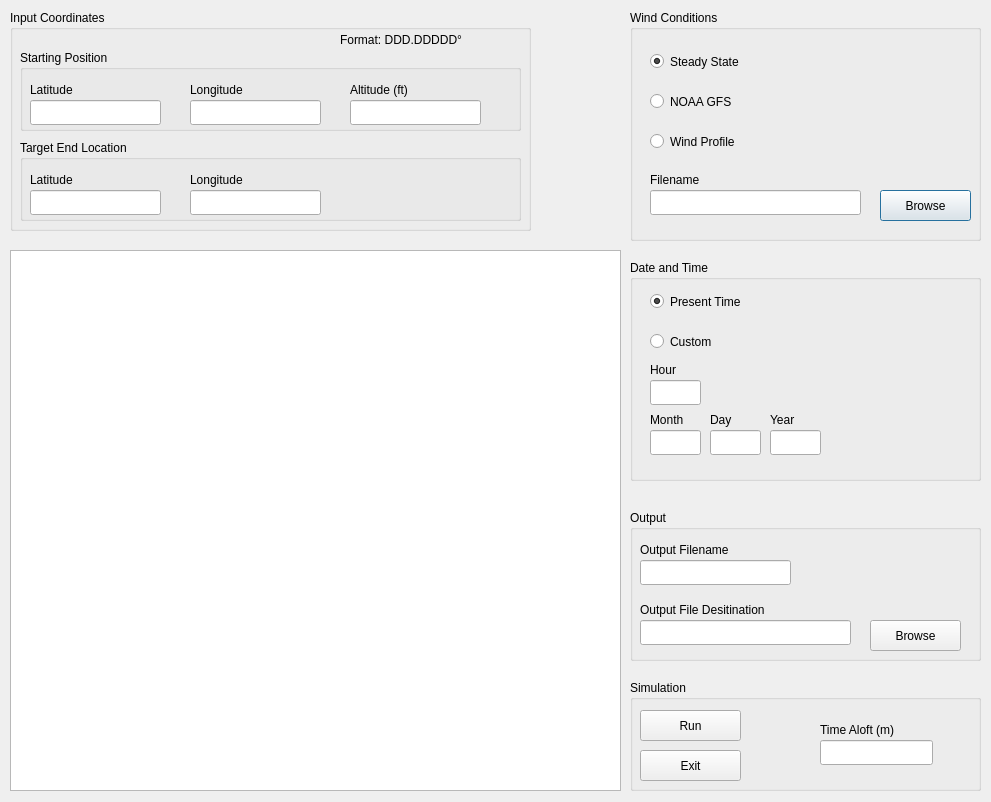
<?xml version="1.0" encoding="UTF-8"?>
<ui version="4.0">
 <class>Dialog</class>
 <widget class="QDialog" name="Dialog">
  <property name="geometry">
   <rect>
    <x>0</x>
    <y>0</y>
    <width>991</width>
    <height>802</height>
   </rect>
  </property>
  <property name="windowTitle">
   <string>Glider Simulation</string>
  </property>
  <widget class="QGraphicsView" name="graphicsView">
   <property name="geometry">
    <rect>
     <x>10</x>
     <y>250</y>
     <width>611</width>
     <height>541</height>
    </rect>
   </property>
  </widget>
  <widget class="QGroupBox" name="groupBox">
   <property name="geometry">
    <rect>
     <x>10</x>
     <y>10</y>
     <width>521</width>
     <height>221</height>
    </rect>
   </property>
   <property name="title">
    <string>Input Coordinates</string>
   </property>
   <widget class="QGroupBox" name="groupBox_2">
    <property name="geometry">
     <rect>
      <x>10</x>
      <y>40</y>
      <width>501</width>
      <height>81</height>
     </rect>
    </property>
    <property name="title">
     <string>Starting Position</string>
    </property>
    <widget class="QLabel" name="label">
     <property name="geometry">
      <rect>
       <x>10</x>
       <y>30</y>
       <width>101</width>
       <height>19</height>
      </rect>
     </property>
     <property name="text">
      <string>Latitude</string>
     </property>
    </widget>
    <widget class="QLineEdit" name="lineEdit_startlat">
     <property name="geometry">
      <rect>
       <x>10</x>
       <y>50</y>
       <width>131</width>
       <height>25</height>
      </rect>
     </property>
    </widget>
    <widget class="QLabel" name="label_2">
     <property name="geometry">
      <rect>
       <x>170</x>
       <y>30</y>
       <width>111</width>
       <height>19</height>
      </rect>
     </property>
     <property name="text">
      <string>Longitude</string>
     </property>
    </widget>
    <widget class="QLineEdit" name="lineEdit_startlon">
     <property name="geometry">
      <rect>
       <x>170</x>
       <y>50</y>
       <width>131</width>
       <height>25</height>
      </rect>
     </property>
     <property name="text">
      <string/>
     </property>
    </widget>
    <widget class="QLabel" name="label_3">
     <property name="geometry">
      <rect>
       <x>330</x>
       <y>30</y>
       <width>111</width>
       <height>19</height>
      </rect>
     </property>
     <property name="text">
      <string>Altitude (ft)</string>
     </property>
    </widget>
    <widget class="QLineEdit" name="lineEdit_startalt">
     <property name="geometry">
      <rect>
       <x>330</x>
       <y>50</y>
       <width>131</width>
       <height>25</height>
      </rect>
     </property>
     <property name="text">
      <string/>
     </property>
    </widget>
   </widget>
   <widget class="QGroupBox" name="groupBox_3">
    <property name="geometry">
     <rect>
      <x>10</x>
      <y>130</y>
      <width>501</width>
      <height>81</height>
     </rect>
    </property>
    <property name="title">
     <string>Target End Location</string>
    </property>
    <widget class="QLabel" name="label_4">
     <property name="geometry">
      <rect>
       <x>10</x>
       <y>30</y>
       <width>101</width>
       <height>19</height>
      </rect>
     </property>
     <property name="text">
      <string>Latitude</string>
     </property>
    </widget>
    <widget class="QLineEdit" name="lineEdit_endlat">
     <property name="geometry">
      <rect>
       <x>10</x>
       <y>50</y>
       <width>131</width>
       <height>25</height>
      </rect>
     </property>
    </widget>
    <widget class="QLabel" name="label_5">
     <property name="geometry">
      <rect>
       <x>170</x>
       <y>30</y>
       <width>111</width>
       <height>19</height>
      </rect>
     </property>
     <property name="text">
      <string>Longitude</string>
     </property>
    </widget>
    <widget class="QLineEdit" name="lineEdit_endlon">
     <property name="geometry">
      <rect>
       <x>170</x>
       <y>50</y>
       <width>131</width>
       <height>25</height>
      </rect>
     </property>
     <property name="text">
      <string/>
     </property>
    </widget>
   </widget>
   <widget class="QLabel" name="label_7">
    <property name="geometry">
     <rect>
      <x>330</x>
      <y>20</y>
      <width>171</width>
      <height>19</height>
     </rect>
    </property>
    <property name="text">
     <string>Format: DDD.DDDDD°</string>
    </property>
   </widget>
  </widget>
  <widget class="QGroupBox" name="groupBox_4">
   <property name="geometry">
    <rect>
     <x>630</x>
     <y>10</y>
     <width>351</width>
     <height>231</height>
    </rect>
   </property>
   <property name="title">
    <string>Wind Conditions</string>
   </property>
   <widget class="QRadioButton" name="radioButton_steadystate">
    <property name="geometry">
     <rect>
      <x>20</x>
      <y>40</y>
      <width>131</width>
      <height>23</height>
     </rect>
    </property>
    <property name="text">
     <string>Steady State</string>
    </property>
    <property name="checked">
     <bool>true</bool>
    </property>
   </widget>
   <widget class="QRadioButton" name="radioButton_windprofile">
    <property name="geometry">
     <rect>
      <x>20</x>
      <y>120</y>
      <width>119</width>
      <height>23</height>
     </rect>
    </property>
    <property name="text">
     <string>Wind Profile</string>
    </property>
   </widget>
   <widget class="QRadioButton" name="radioButton_noaaGFS">
    <property name="geometry">
     <rect>
      <x>20</x>
      <y>80</y>
      <width>119</width>
      <height>23</height>
     </rect>
    </property>
    <property name="text">
     <string>NOAA GFS</string>
    </property>
    <property name="checked">
     <bool>false</bool>
    </property>
   </widget>
   <widget class="QLineEdit" name="lineEdit_windfilename">
    <property name="geometry">
     <rect>
      <x>20</x>
      <y>180</y>
      <width>211</width>
      <height>25</height>
     </rect>
    </property>
   </widget>
   <widget class="QLabel" name="label_6">
    <property name="geometry">
     <rect>
      <x>20</x>
      <y>160</y>
      <width>68</width>
      <height>19</height>
     </rect>
    </property>
    <property name="text">
     <string>Filename</string>
    </property>
   </widget>
   <widget class="QPushButton" name="pushButton_windfilebrowse">
    <property name="geometry">
     <rect>
      <x>250</x>
      <y>180</y>
      <width>91</width>
      <height>31</height>
     </rect>
    </property>
    <property name="text">
     <string>Browse</string>
    </property>
   </widget>
  </widget>
  <widget class="QGroupBox" name="groupBox_5">
   <property name="geometry">
    <rect>
     <x>630</x>
     <y>260</y>
     <width>351</width>
     <height>221</height>
    </rect>
   </property>
   <property name="title">
    <string>Date and Time</string>
   </property>
   <widget class="QRadioButton" name="radioButton_presenttime">
    <property name="geometry">
     <rect>
      <x>20</x>
      <y>30</y>
      <width>131</width>
      <height>23</height>
     </rect>
    </property>
    <property name="text">
     <string>Present Time</string>
    </property>
    <property name="checked">
     <bool>true</bool>
    </property>
   </widget>
   <widget class="QRadioButton" name="radioButton_customtime">
    <property name="geometry">
     <rect>
      <x>20</x>
      <y>70</y>
      <width>119</width>
      <height>23</height>
     </rect>
    </property>
    <property name="text">
     <string>Custom </string>
    </property>
   </widget>
   <widget class="QLineEdit" name="lineEdit_month">
    <property name="geometry">
     <rect>
      <x>20</x>
      <y>170</y>
      <width>51</width>
      <height>25</height>
     </rect>
    </property>
   </widget>
   <widget class="QLabel" name="label_11">
    <property name="geometry">
     <rect>
      <x>20</x>
      <y>150</y>
      <width>51</width>
      <height>19</height>
     </rect>
    </property>
    <property name="text">
     <string>Month</string>
    </property>
   </widget>
   <widget class="QLabel" name="label_12">
    <property name="geometry">
     <rect>
      <x>80</x>
      <y>150</y>
      <width>51</width>
      <height>19</height>
     </rect>
    </property>
    <property name="text">
     <string>Day</string>
    </property>
   </widget>
   <widget class="QLineEdit" name="lineEdit_day">
    <property name="geometry">
     <rect>
      <x>80</x>
      <y>170</y>
      <width>51</width>
      <height>25</height>
     </rect>
    </property>
   </widget>
   <widget class="QLabel" name="label_13">
    <property name="geometry">
     <rect>
      <x>140</x>
      <y>150</y>
      <width>51</width>
      <height>19</height>
     </rect>
    </property>
    <property name="text">
     <string>Year</string>
    </property>
   </widget>
   <widget class="QLineEdit" name="lineEdit_year">
    <property name="geometry">
     <rect>
      <x>140</x>
      <y>170</y>
      <width>51</width>
      <height>25</height>
     </rect>
    </property>
   </widget>
   <widget class="QLineEdit" name="lineEdit_hour">
    <property name="geometry">
     <rect>
      <x>20</x>
      <y>120</y>
      <width>51</width>
      <height>25</height>
     </rect>
    </property>
    <property name="text">
     <string/>
    </property>
   </widget>
   <widget class="QLabel" name="label_14">
    <property name="geometry">
     <rect>
      <x>20</x>
      <y>100</y>
      <width>51</width>
      <height>19</height>
     </rect>
    </property>
    <property name="text">
     <string>Hour</string>
    </property>
   </widget>
  </widget>
  <widget class="QGroupBox" name="groupBox_6">
   <property name="geometry">
    <rect>
     <x>630</x>
     <y>510</y>
     <width>351</width>
     <height>151</height>
    </rect>
   </property>
   <property name="title">
    <string>Output</string>
   </property>
   <widget class="QLineEdit" name="lineEdit_outfiledest">
    <property name="geometry">
     <rect>
      <x>10</x>
      <y>110</y>
      <width>211</width>
      <height>25</height>
     </rect>
    </property>
   </widget>
   <widget class="QPushButton" name="pushButton_outfilebrowse">
    <property name="geometry">
     <rect>
      <x>240</x>
      <y>110</y>
      <width>91</width>
      <height>31</height>
     </rect>
    </property>
    <property name="text">
     <string>Browse</string>
    </property>
   </widget>
   <widget class="QLabel" name="label_8">
    <property name="geometry">
     <rect>
      <x>10</x>
      <y>90</y>
      <width>171</width>
      <height>19</height>
     </rect>
    </property>
    <property name="text">
     <string>Output File Desitination</string>
    </property>
   </widget>
   <widget class="QLineEdit" name="lineEdit_outfilename">
    <property name="geometry">
     <rect>
      <x>10</x>
      <y>50</y>
      <width>151</width>
      <height>25</height>
     </rect>
    </property>
    <property name="text">
     <string/>
    </property>
   </widget>
   <widget class="QLabel" name="label_9">
    <property name="geometry">
     <rect>
      <x>10</x>
      <y>30</y>
      <width>151</width>
      <height>19</height>
     </rect>
    </property>
    <property name="text">
     <string>Output Filename</string>
    </property>
   </widget>
  </widget>
  <widget class="QGroupBox" name="groupBox_7">
   <property name="geometry">
    <rect>
     <x>630</x>
     <y>680</y>
     <width>351</width>
     <height>111</height>
    </rect>
   </property>
   <property name="title">
    <string>Simulation</string>
   </property>
   <widget class="QPushButton" name="pushButton_Exit">
    <property name="geometry">
     <rect>
      <x>10</x>
      <y>70</y>
      <width>101</width>
      <height>31</height>
     </rect>
    </property>
    <property name="text">
     <string>Exit</string>
    </property>
   </widget>
   <widget class="QPushButton" name="pushButton_run">
    <property name="geometry">
     <rect>
      <x>10</x>
      <y>30</y>
      <width>101</width>
      <height>31</height>
     </rect>
    </property>
    <property name="text">
     <string>Run</string>
    </property>
   </widget>
   <widget class="QLineEdit" name="lineEdit_timealoft">
    <property name="geometry">
     <rect>
      <x>190</x>
      <y>60</y>
      <width>113</width>
      <height>25</height>
     </rect>
    </property>
   </widget>
   <widget class="QLabel" name="label_10">
    <property name="geometry">
     <rect>
      <x>190</x>
      <y>40</y>
      <width>121</width>
      <height>19</height>
     </rect>
    </property>
    <property name="text">
     <string>Time Aloft (m)</string>
    </property>
   </widget>
  </widget>
 </widget>
 <resources/>
 <connections/>
</ui>
